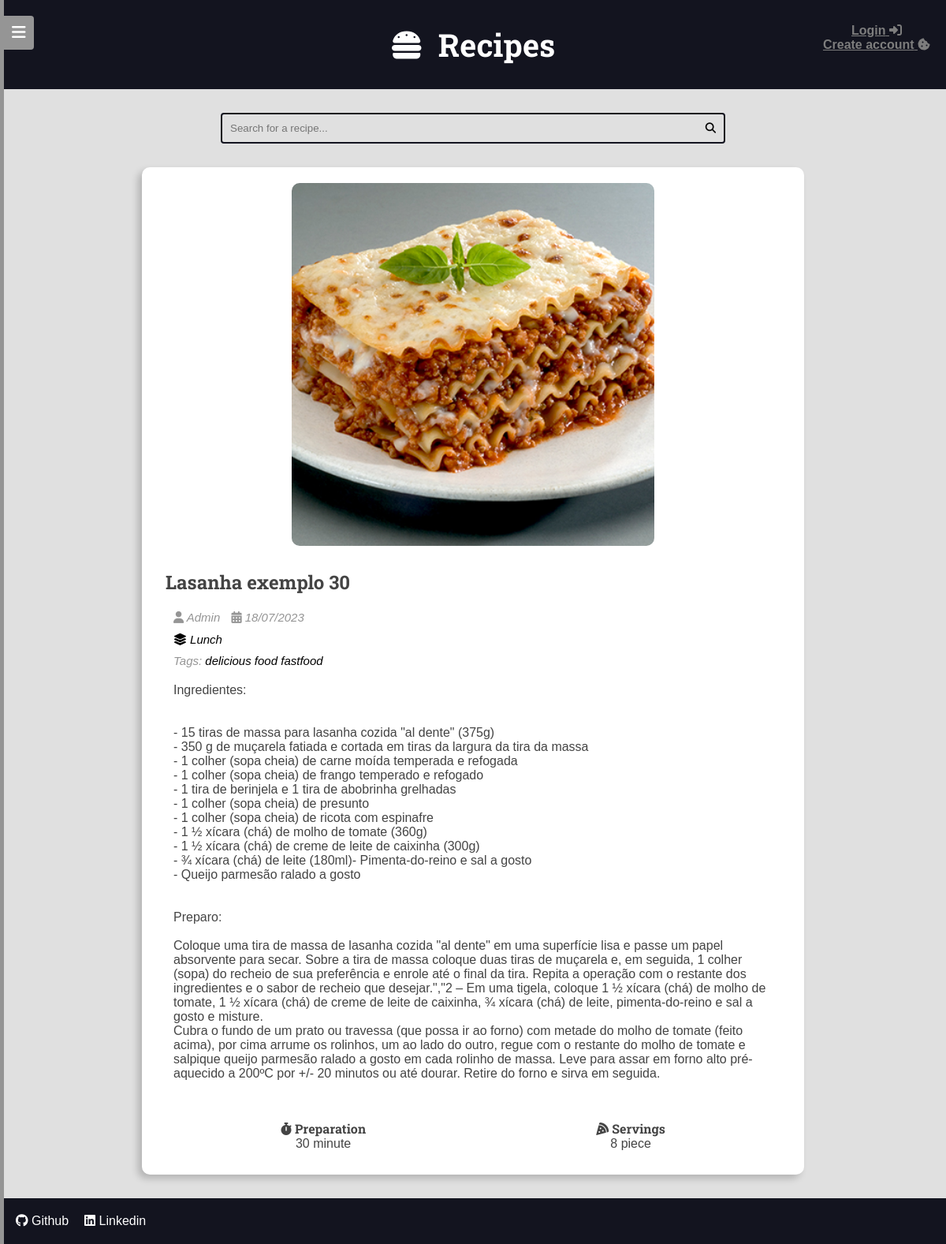
The page /recipe/30/ on the database as committed earlier.
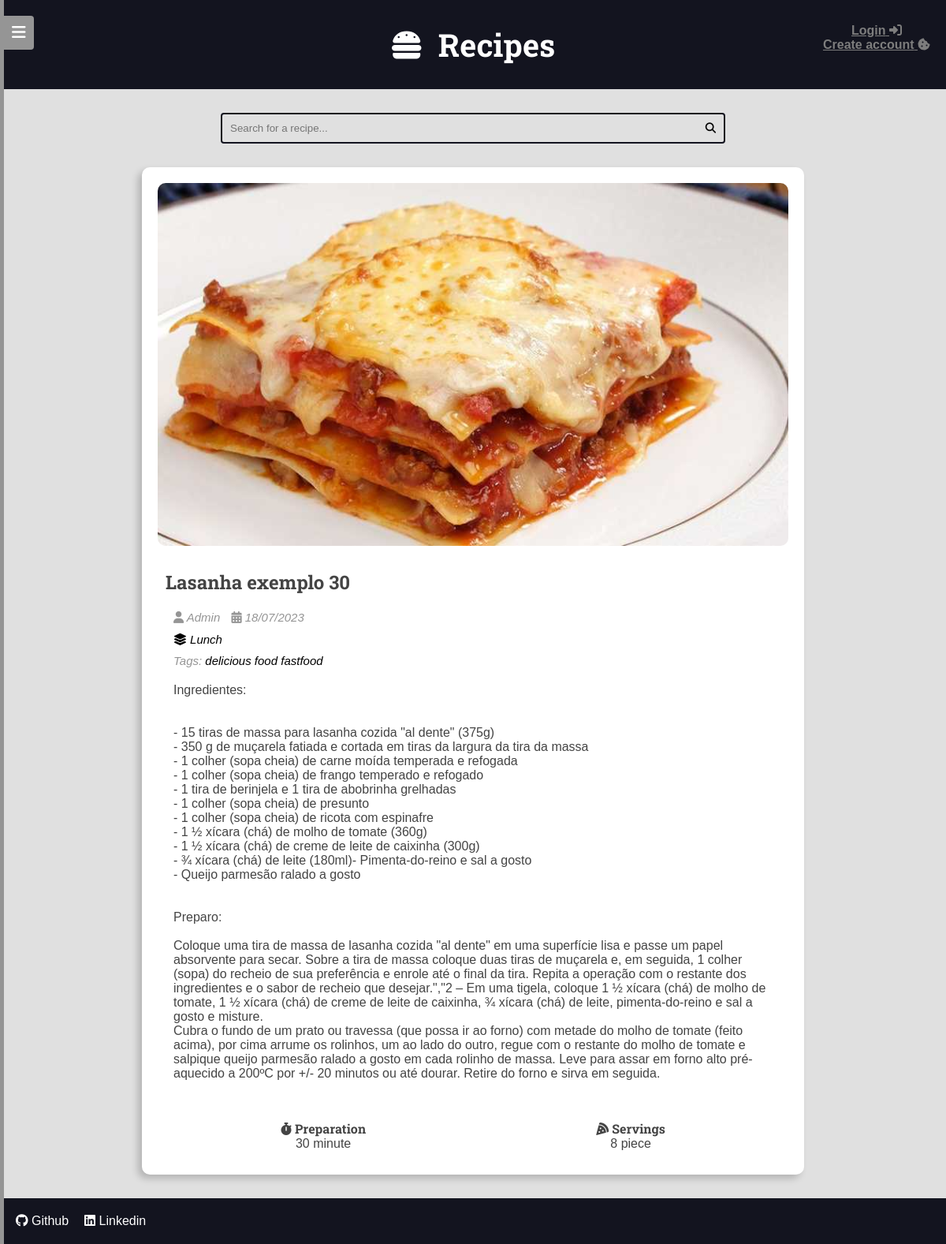
The same page on the database as committed later.
### recipes/models.py (models this page shows, shortened)
class Recipe(models.Model):
    objects = RecipeManager()
    title = models.CharField(max_length=65)
    description = models.CharField(max_length=165)
    slug = models.SlugField(unique=True)
    preparation_time = models.IntegerField()
    preparation_time_unit = models.CharField(max_length=65)
    servings = models.IntegerField()
    servings_unit = models.CharField(max_length=65)
    preparation_steps = models.TextField()
    preparation_steps_is_html = models.BooleanField(default=False)
    created_at = models.DateTimeField(auto_now_add=True)
    updated_at = models.DateTimeField(auto_now=True)
    is_published = models.BooleanField(default=False)
    cover = models.ImageField(
        upload_to="recipes/covers/%Y/%m/%d",
        blank=True,
        editable=True,
        default="",
    )
    category = models.ForeignKey(
        Category,
        on_delete=models.SET_NULL,
        null=True,
        blank=True,
        default=None,
    )
    author = models.ForeignKey(User, on_delete=models.SET_NULL, null=True)
    tag = models.ManyToManyField(Tag, blank=True, default="")
    def get_absolute_url(self):
        return reverse("recipes:details", kwargs={"pk": self.pk})

class Category(models.Model):
    name = models.CharField(max_length=65)
    def get_absolute_url(self):
        return reverse("recipes:category", kwargs={"id": self.id})

### tag/models.py (models this page shows, shortened)
class Tag(models.Model):
    name = models.CharField(max_length=255)
    slug = models.SlugField(unique=True)

### recipes/views/site.py (the view)
# urls.py: path("recipe/<int:pk>/", views.RecipeViewDetail.as_view(), name="details"),
class RecipeViewDetail(DetailView):
    model = Recipe
    context_object_name = "recipe"
    template_name = "recipes/pages/recipe_details.html"
    def get_queryset(self, *args, **kwargs):
        qs = super().get_queryset(*args, **kwargs)
        qs = qs.filter(is_published=True)
        return qs

### recipes/templates/recipes/pages/recipe_details.html (shortened to what this page needs)
{% extends "global/base_template.html" %}
{% block content %}
{% include "global/partials/search.html" %}
  <div class="main-content container main-content-detail">
    {% include "recipes/partials/recipe.html" %}
  </div>
{% endblock content %}

### base_templates/global/base_template.html (shortened to what this page needs)
{% load static %}
<!DOCTYPE html>
<html lang="pt-br">
  <head>
    {% include "global/partials/head.html"%}
  </head>
  <body>
    {% include "global/partials/menu.html" %}
    {% include "global/partials/header.html" %}
    <main class="main-content-container">
      {% block content %}{% endblock content %}
    </main>
    {% include "global/partials/footer.html" %}
  </body>
</html>

### base_templates/global/partials/head.html (shortened to what this page needs)
{% load static %}
<link rel="stylesheet" href="https://cdnjs.cloudflare.com/ajax/libs/font-awesome/6.3.0/css/fontawesome.min.css"
 />
<link rel="stylesheet" href="https://cdnjs.cloudflare.com/ajax/libs/font-awesome/6.3.0/css/brands.min.css"
 />
<link rel="stylesheet" href="https://cdnjs.cloudflare.com/ajax/libs/font-awesome/6.3.0/css/solid.min.css"
 />
<link rel="stylesheet" href="{% static "global/css/style.css" %}">

### base_templates/global/partials/menu.html (shortened to what this page needs)
<button class="button-show-menu button-show-menu-visible">
  <i class="fas fa-bars"></i>
</button>
<div class="menu-container menu-hidden">
  <div class="menu-content">
    <nav class="menu-nav">
      <a href="{% url "recipes:home" %}">Home</a>
      {% if user.is_authenticated %}
        <a href="{% url "authors:dashboard_recipe_create" %}">New recipe</a>
        <a href="{% url "authors:dashboard" %}">Dashboard</a>
      {% else %}
        <a href="{% url "authors:login" %}">Login</a>
        <a href="{% url "authors:register" %}">Register</a>
      {% endif %}
    </nav>
  </div>
</div>

### base_templates/global/partials/header.html
<header class="main-header-container">
  <div class="main-header container">
    <h1>
      <a class="main-logo" href="{% url "recipes:home" %}">
        <i class="fa-solid fa-burger main-logo-icon"></i>
        <span class="main-logo-text">Recipes</span>
      </a>
    </h1>
  </div>
  {% include "global/partials/login_logout_header.html" %}
</header>

### base_templates/global/partials/login_logout_header.html
<div class="center log-container">
  {% if request.user.is_authenticated %}
    <div class="center">
      <p>
        Logged with
        <a href="{% url "authors:dashboard" %}">
          <b>{{ request.user.username }}</b>.
        </a>
      </p>
      <form action="{% url "authors:logout" %}" method="POST">
        {% csrf_token %}
        <input type="hidden" name="username" value="{{ request.user.username }}">
        <button type="submit" class="header-link">
          <b>Logout</b>
          <i class="fa-sharp fa-solid fa-right-from-bracket"></i>
        </button>
      </form>
    </div>
  {% else %}
    <div class="center">
      <p>
        <a class="header-link" href="{% url "authors:login" %}">
          <b>Login</b>
          <i class="fa-sharp fa-solid fa-right-to-bracket"></i>
        </a>
      </p>
      <p>
        <a class="header-link" href="{% url "authors:register" %}">
          <b>Create account</b>
          <i class="fa-sharp fa-solid fa-cookie-bite"></i>
        </a>
      </p>
    </div>
  {% endif %}
</div>

### base_templates/global/partials/search.html
<div class="search-continer">
  <div class="container">
    <form action="{% url "recipes:search" %}" method="GET" class="search-form">
      <input
        class="search-input"
        type="search"
        name="q"
        required
        placeholder="Search for a recipe..."
      >
      <button class="search-button" type="submit">
        <i class="fas fa-search"></i>
      </button>
    </form>
  </div>
</div>

### recipes/templates/recipes/partials/recipe.html (shortened to what this page needs)
<div class="recipe recipe-list-item">
  <div class="recipe-cover">
    {% if recipe.cover %}
      <a href="{{ recipe.get_absolute_url }}">
        <img src="{{ recipe.cover.url }}" alt="temp">
      </a>
    {% endif %}
  </div>
  <div class="recipe-title-container">
    <h2 class="recipe-title">{{ recipe.title }}</h2>
  </div>
  <div class="recipe-author">
    {% if recipe.author.profile %}
      <a href="{% url "authors:profile" recipe.author.profile.id %}">
    {% endif %}
    <span class="recipe-author-item">
      <i class="fas fa-user"></i>
      {{recipe.author.first_name}} {{recipe.author.last_name}}
    </span>
    {% if recipe.author.profile %}
      </a>
    {% endif %}
    <span class="recipe-author-item">
      <i class="fas fa-calendar-alt"></i>
      {{ recipe.created_at|date:"d/m/Y" }}
    </span>
    <p class="recipe-author-item">
      <a href="{{ recipe.category.get_absolute_url }}">
        <i class="fas fa-layer-group"></i>
        <span>{{ recipe.category.name }}</span>
      </a>
    </p>
    {% if not is_recipe_list and recipe.tag.all %}
      <p class="recipe-author-item">
        Tags:
        {% for tag in recipe.tag.all %}
            <a href="{% url 'recipes:tag' tag.slug %}">
                {{ tag.name }}
            </a>
        {% endfor %}
      </p>
    {% endif %}
  </div>
  <div class="recipe-content">
    {% if is_recipe_list %}
      <p>{{ recipe.description }}</p>
    {% else %}
      {% if recipe.preparation_staps_is_html %}
        <p>{{ recipe.preparation_steps|safe }}</p>
      {% else %}
        <p>{{ recipe.preparation_steps|linebreaksbr }}</p>
      {% endif %}
    {% endif %}
  </div>
  <div class="recipe-meta-container">
    <div class="recipe-meta recipe-preparation">
      <h3 class="recipe-meta-title"><i class="fas fa-stopwatch"></i> Preparation</h3>
      <div class="recipe-meta-text">
        {{ recipe.preparation_time }} {{ recipe.preparation_time_unit }}
      </div>
    </div>
    <div class="recipe-meta recipe-servings">
      <h3 class="recipe-meta-title"><i class="fas fa-pizza-slice"></i> Servings</h3>
      <div class="recipe-meta-text">
        {{ recipe.servings }} {{ recipe.servings_unit }}
      </div>
    </div>
  </div>
</div>

### base_templates/global/partials/footer.html
<footer class="main-footer">
  <div class="foot-developer">
    <a href="https://github.com/TonyyCruz" target="_blank" rel="anthony's github">
      <i class="fa-brands fa-github"></i>
      Github
    </a>
  </div>
  <div class="foot-developer">
    <a href="https://www.linkedin.com/in/anthony-cruz-dev/" target="_blank" rel="anthony's linkedin">
      <i class="fa-brands fa-linkedin"></i>
      Linkedin
    </a>
  </div>
</footer>

Rows that differ between the two databases and show on the page:
changed Recipe "Lasanha exemplo 30": cover: a different picture
